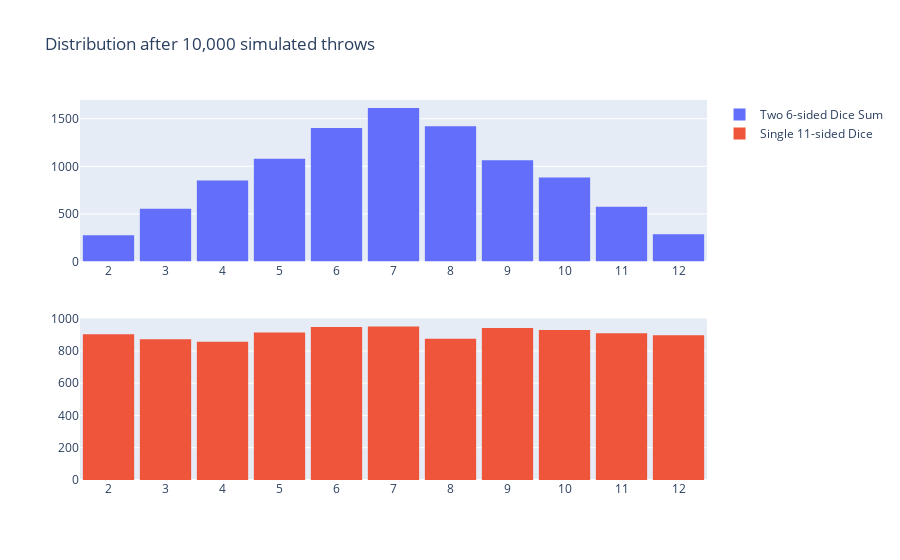

Source (notebook cell):
### Code cell
#@title Dice Distribution
import plotly.graph_objects as go
from plotly.subplots import make_subplots
import random


# Lists to store data
two_six_sided_sums = []
single_eleven_sided_rolls = []

# Simulate 10,000 throws
NUM_ROLLS = 10000
for i in range(NUM_ROLLS):
    # Rolling two 6-sided dice [1, 6]
    six_sided_dice_one = random.randint(1, 6)
    six_sided_dice_two = random.randint(1, 6)
    two_six_sided_sums.append(six_sided_dice_one + six_sided_dice_two)

    # Rolling one dice [2, 12]
    eleven_sided = random.randint(2, 12)
    single_eleven_sided_rolls.append(eleven_sided)



# Create Traces
six_sided_trace = go.Histogram(x=two_six_sided_sums, name='Two 6-sided Dice Sum')
eleven_sided_trace = go.Histogram(x=single_eleven_sided_rolls, name='Single 11-sided Dice')

# Graph figure
fig2 = make_subplots(rows=2, cols=1)
fig2.append_trace(six_sided_trace, 1, 1)
fig2.append_trace(eleven_sided_trace, 2, 1)
fig2.update_layout(bargap=0.1, title_text='Distribution after 10,000 simulated throws')
fig2.update_xaxes(dict(tickmode='linear', dtick=1))
fig2.show()

### Figure 1 — Plotly figure (JSON) as saved in the notebook; plotly's stock layout.template omitted (floating-point values rounded to 4 significant figures; data arrays with more than 128 entries replaced by an {"elided": "..."} marker saying what was removed)
{"data": [{"name": "Two 6-sided Dice Sum", "type": "histogram", "x": {"elided": "10000 int values"}, "xaxis": "x", "yaxis": "y"}, {"name": "Single 11-sided Dice", "type": "histogram", "x": {"elided": "10000 int values"}, "xaxis": "x2", "yaxis": "y2"}], "layout": {"bargap": 0.1, "title": {"text": "Distribution after 10,000 simulated throws"}, "xaxis": {"anchor": "y", "domain": [0, 1], "dtick": 1, "tickmode": "linear"}, "xaxis2": {"anchor": "y2", "domain": [0, 1], "dtick": 1, "tickmode": "linear"}, "yaxis": {"anchor": "x", "domain": [0.575, 1]}, "yaxis2": {"anchor": "x2", "domain": [0, 0.425]}}}
